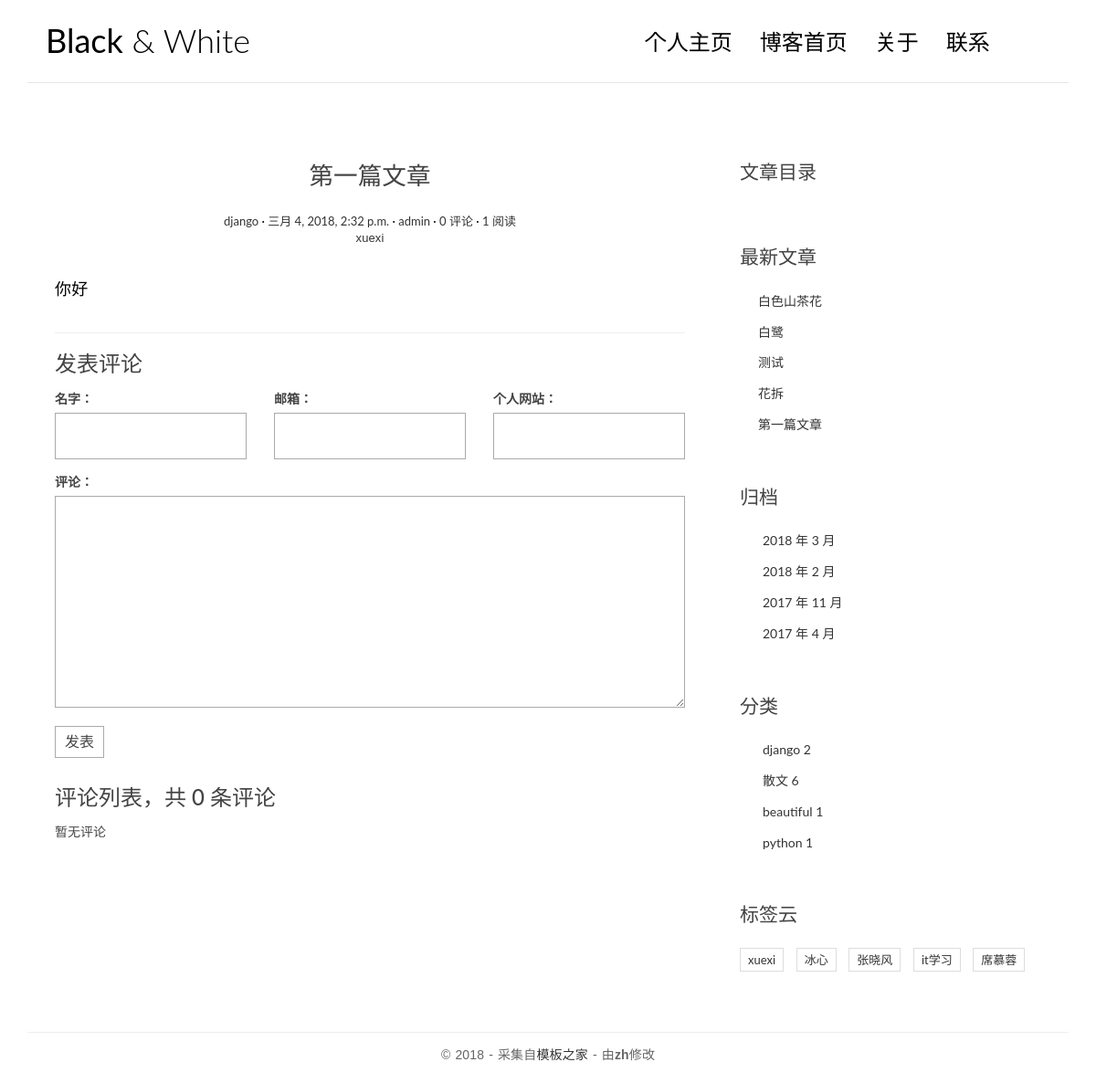
Page /blog/post/1/ on the committed database.
### apps/blog/models.py (models this page shows, shortened)
class Post(models.Model):
    title = models.CharField(max_length=70)
    body = models.TextField()
    created_time = models.DateTimeField()
    modified_time = models.DateTimeField()
    excerpt = models.CharField(max_length=200, blank=True) #文章摘要
    category = models.ForeignKey(Category)
    tags = models.ManyToManyField(Tag, blank=True)
    author = models.ForeignKey(User)
    views = models.PositiveIntegerField(default=0)
    class Meta:
        ordering = ['-created_time']
    def increase_views(self):
        self.views += 1
        self.save(update_fields=['views'])
    def save(self, *args, **kwargs):
        if not self.excerpt:
            md = markdown.Markdown(extensions=[
                'markdown.extensions.extra',
                'markdown.extensions.codehilite',
            ])
            self.excerpt = strip_tags(md.convert(self.body))[:50]
        super(Post, self).save(*args, **kwargs)

class Category(models.Model):
    name = models.CharField(max_length=100)

class Tag(models.Model):
    name = models.CharField(max_length=100)

### apps/blog/views.py (the view)
# urls.py: url(r'^post/(?P<pk>[0-9]+)/$', views.PostDetailView.as_view(), name='detail'),
class PostDetailView(DetailView):
    model = Post
    template_name = 'blog/detail.html'
    context_object_name = 'post'
    def get(self, request, *args, **kwargs):
        response = super(PostDetailView, self).get(request, *args, **kwargs)
        self.object.increase_views()
        return response
    def get_object(self, queryset=None):
        post = super(PostDetailView, self).get_object(queryset=None)
        md = markdown.Markdown(extensions=[
                                          'markdown.extensions.extra',
                                          'markdown.extensions.codehilite',
                                          TocExtension(slugify=slugify),
                                      ])
        post.body = md.convert(post.body)
        post.toc = md.toc
        return post
    def get_context_data(self, **kwargs):
        context= super(PostDetailView, self).get_context_data(**kwargs)
        form = CommentForm()
        comment_list = self.object.comment_set.all()
        context.update({
            'form': form,
            'comment_list': comment_list,
        })
        return context

### apps/comments/forms.py
class CommentForm(forms.ModelForm):
    class Meta:
        model = Comment
        fields = ['name', 'email', 'url', 'text']

### apps/blog/templatetags/blog_tags.py (called while the page is built)
@register.simple_tag
def get_recent_posts(num=5):
    return Post.objects.all()[:num]

@register.simple_tag
def archives():
    return Post.objects.dates('created_time', 'month', order='DESC')

@register.simple_tag
def get_categories():
    return Category.objects.all()

@register.simple_tag
def get_tags():
    return Tag.objects.all()

### templates/blog/detail.html (shortened to what this page needs)
{% extends "blog/base.html" %}
{% block main %}
    <article class="post post-{{ post.pk }}">
        <header class="entry-header">
            <h1 class="entry-title">{{ post.title }}</h1>
            <div class="entry-meta">
                <span class="post-category"><a href="{% url 'blog:category' post.category.pk %}">{{ post.category.name }}</a></span>
                <span class="post-date"><a href="{% url 'blog:archives' post.created_time.year post.created_time.month %}"><time class="entry-date"
                                                          datetime="{{ post.created_time }}">{{ post.created_time }}</time></a></span>
                <span class="post-author"><a href="#">{{ post.author }}</a></span>
                <span class="comments-link"><a href="{% url 'comments:post_comment' post.pk %}">{{ post.comment_set.count }} 评论</a></span>
                <span class="views-count"><a href="{% url 'blog:detail' post.pk %}">{{ post.views }} 阅读</a></span>
                <p class="post-tag">
                    {% for tag in post.tags.all %}
                    <span><a href="{% url 'blog:tag' tag.pk %}">{{ tag.name }}</a></span>
                    {% endfor %}
                </p>
            </div>
        </header>
        <div class="entry-content clearfix">
            {{ post.body|safe }}
        </div>
    </article>
    <section class="comment-area" id="comment-area">
        <hr>
        <h3>发表评论</h3>
        <form action="{% url 'comments:post_comment' post.pk %}" method="post" class="comment-form">
            <div class="row">
                <div class="col-md-4">
                    <label for="{{ form.name.id_for_label }}">名字：</label>
                    {{ form.name }}
                </div>
                <div class="col-md-4">
                    <label for="{{ form.email.id_for_label }}">邮箱：</label>
                    {{ form.email }}
                </div>
                <div class="col-md-4">
                    <label for="{{ form.url.id_for_label }}">个人网站：</label>
                    {{ form.url }}
                </div>
                <div class="col-md-12">
                    <label for="{{ form.text.id_for_label }}">评论：</label>
                    {{ form.text }}
                    <button type="submit" class="comment-btn">发表</button>
                </div>
            </div>
        </form>
        <div class="comment-list-panel">
            <h3>评论列表，共 <span>{{ post.comment_set.count }}</span> 条评论</h3>
            <ul class="comment-list list-unstyled">
                {% for comment in comment_list %}
                <li class="comment-item">
                    <span class="nickname">{{ comment.name }}</span>
                    <time class="submit-date">{{ comment.created_time }}</time>
                    <div class="text">
                        {{ comment.text }}
                    </div>
                </li>
                {% empty %}
                暂无评论
                {% endfor %}
            </ul>
        </div>
    </section>
{% endblock %}
{% block toc %}
    <div class="widget widget-content">
        <h3 class="widget-title">文章目录</h3>
    </div>
{% endblock %}

### templates/blog/base.html (shortened to what this page needs)
{% load staticfiles %}
{% load blog_tags %}
<!DOCTYPE html>
<html>
<head>
    <link rel="stylesheet" href="{% static 'blog/css/bootstrap.min.css' %}">
    <link rel="stylesheet" href="http://code.ionicframework.com/ionicons/2.0.1/css/ionicons.min.css">
    <link rel="stylesheet" href="{% static 'blog/css/pace.css' %}">
    <link rel="stylesheet" href="{% static 'blog/css/custom.css' %}">
    <link rel="stylesheet" href="{% static 'blog/css/highlights/github.css' %}">
</head>
<body>
<div class="container">
    <header id="site-header">
        <div class="row">
            <div class="col-md-4 col-sm-5 col-xs-8">
                <div class="logo">
                    <h1><a href="{% url 'blog:index' %}"><b>Black</b> &amp; White</a></h1>
                </div>
            </div>
            <div class="col-md-8 col-sm-7 col-xs-4">
                <nav class="main-nav" role="navigation">
                    <div class="collapse navbar-collapse" id="bs-example-navbar-collapse-1">
                        <ul class="nav navbar-nav navbar-right">
                            <li class="cl-effect-11"><a href="{% url 'main_app:home' %}" data-hover="个人主页">个人主页</a></li>
                            <li class="cl-effect-11"><a href="{% url 'blog:index' %}" data-hover="博客首页">博客首页</a></li>
                            <li class="cl-effect-11"><a href="{% url 'blog:about' %}" data-hover="关于">关于</a></li>
                            <li class="cl-effect-11"><a href="{% url 'blog:about' %}" data-hover="联系">联系</a></li>
                        </ul>
                    </div>
                </nav>
            </div>
        </div>
    </header>
</div>
<div class="content-body">
    <div class="container">
        <div class="row">
            <main class="col-md-8">
                {% block main %}
                {% endblock main %}
            </main>
            <aside class="col-md-4">
                {% block toc %}
                {% endblock %}
                <div class="widget widget-recent-posts">
                    <h3 class="widget-title">最新文章</h3>
                    {% get_recent_posts as recent_post_list %}
                    <ul>
                        {% for post in recent_post_list %}
                        <li>
                            <a href="{% url 'blog:detail' post.pk %}">{{ post.title }}</a>
                        </li>
                        {% empty %}
                        暂无文章!
                        {% endfor %}
                    </ul>
                </div>
                <div class="widget widget-archives">
                    <h3 class="widget-title">归档</h3>
                    {% archives as date_list %}
                    <ul>
                        {% for date in date_list %}
                        <li>
                            <a href="{% url 'blog:archives' date.year date.month %}">{{ date.year }} 年 {{ date.month }} 月</a>
                        </li>
                        {% endfor %}
                    </ul>
                </div>
                <div class="widget widget-category">
                    <h3 class="widget-title">分类</h3>
                    {% get_categories as category_list %}
                    <ul>
                        {% for category in category_list %}
                        <li>
                            <a href="{% url 'blog:category' category.pk %}">{{ category.name }} <span class="post-count">{{ category.post_set.count }}</span></a>
                        </li>
                        {% empty %}
                        暂无分类!
                        {% endfor %}
                    </ul>
                </div>
                <div class="widget widget-tag-cloud">
                    <h3 class="widget-title">标签云</h3>
                    {% get_tags as tag_list %}
                    <ul>
                        {% for tag in tag_list %}
                        <li>
                            <a href="{% url 'blog:tag' tag.pk %}">{{ tag.name }}</a>
                        </li>
                        {% empty %}
                        暂无标签!
                        {% endfor %}
                    </ul>
                </div>
            </aside>
        </div>
    </div>
</div>
<footer id="site-footer">
    <div class="container">
        <div class="row">
            <div class="col-md-12">
                <p class="copyright">&copy 2018 - 采集自<a href="http://www.cssmoban.com/"
                                                        target="_blank" >模板之家</a>
                    - 由<strong>zh</strong>修改
                </p>
            </div>
        </div>
    </div>
</footer>
</body>
</html>

### static/blog/css/custom.css (style rules this page uses)
* { outline: none; }
h1, h2, h3, h4, h5, h6 { margin-top: 0; }
b { font-weight: 400; }
a { color: #333; }
body { color: #444; font-family: 'Lato', sans-serif; }
p { font-family: 'Ubuntu', sans-serif; font-weight: 400; word-spacing: 1px; letter-spacing: 0.01em; }
#site-header { background-color: #FFF; padding: 25px 20px; margin-bottom: 40px; border-bottom: 1px solid #e7e7e7; }
.logo h1 a { color: #000; }
.logo h1 { margin: 0; font-family: 'Lato', sans-serif; font-weight: 300; }
.main-nav { margin-top: 11px; max-width: 95%; }
.main-nav a { color: #000000 !important; padding: 0 0 5px 0 !important; margin-right: 30px; font-family: 'Lato', sans-serif; font-weight: 300; font-size: 24px; }
.cl-effect-11 a { padding: 10px 0; color: #0972b4; text-shadow: none; }
.cl-effect-11 a::before { position: absolute; top: 0; left: 0; overflow: hidden; padding: 0 0 5px 0 !important; max-width: 0; border-bottom: 1px solid #000; color: #000; content: attr(data-hover); white-space: nowrap; -webkit-transition: max-width 0.5s; -moz-transition: max-width 0.5s; transition: max-width 0.5s; }
.content-body { padding-bottom: 4em; }
.post { background: #fff; padding: 30px 30px 0; }
.entry-title { text-align: center; font-size: 1.9em; margin-bottom: 20px; line-height: 1.6; padding: 10px 20px 0; }
.entry-meta { text-align: center; color: #DDDDDD; font-size: 13px; margin-bottom: 30px; }
.entry-content { font-size: 18px; line-height: 1.9; font-weight: 300; color: #000; }
.post-category::after, .post-date::after, .post-author::after, .comments-link::after { content: ' ·'; color: #000; }
.widget { background: #fff; padding: 30px 0 0; }
.widget-title { font-size: 1.5em; margin-bottom: 20px; line-height: 1.6; padding: 10px 0 0; font-weight: 400; }
.widget-recent-posts ul { padding: 0; margin: 0; padding-left: 20px; }
.widget-recent-posts ul li { list-style-type: none; position: relative; line-height: 170%; margin-bottom: 10px; }
.widget-recent-posts ul li::before { content: '\f3d3'; font-family: "Ionicons"; position: absolute; left: -17px; top: 3px; font-size: 16px; color: #000; }
.widget-archives ul { padding: 0; margin: 0; padding-left: 25px; }
.widget-archives ul li { list-style-type: none; position: relative; line-height: 170%; margin-bottom: 10px; }
.widget-archives ul li::before { content: '\f3f3'; font-family: "Ionicons"; position: absolute; left: -25px; top: 1px; font-size: 16px; color: #000; }
.widget-category ul { padding: 0; margin: 0; padding-left: 25px; }
.widget-category ul li { list-style-type: none; position: relative; line-height: 170%; margin-bottom: 10px; }
.widget-category ul li::before { content: '\f3fe'; font-family: "Ionicons"; position: absolute; left: -25px; top: 1px; font-size: 18px; color: #000; }
.widget-tag-cloud ul { padding: 0; margin: 0; margin-right: -10px; }
.widget-tag-cloud ul li { list-style-type: none; font-size: 13px; display: inline-block; margin-right: 10px; margin-bottom: 10px; padding: 3px 8px; border: 1px solid #ddd; }
#site-footer { padding-top: 10px; padding: 0 0 1.5em 0; }
.copyright { text-align: center; padding-top: 1em; margin: 0; border-top: 1px solid #eee; color: #666; }
.contact-form input, .comment-form input { border: 1px solid #aaa; margin-bottom: 15px; width: 100%; padding: 15px 15px; font-size: 16px; line-height: 100%; transition: 0.4s border-color linear; }
.contact-form textarea, .comment-form textarea { border: 1px solid #aaa; margin-bottom: 15px; width: 100%; padding: 15px 15px; font-size: 16px; line-height: 20px !important; min-height: 183px; transition: 0.4s border-color linear; }
.comment-area { padding: 0 30px 0; }
.comment-form { margin-top: 15px; }
.comment-form .comment-btn { background-color: #fff; border: 1px solid #aaa; font-size: 16px; padding: 5px 10px; }
.comment-list-panel { margin-top: 30px; }
.comment-list { margin-top: 15px; }

### rows in the picture
Post: title "第一篇文章", category.name "django", created_time "三月 4, 2018, 2:32 p.m.", author "admin", comment_set.count "0", views "1", body "你好"
Tag: name "xuexi"
Post: title "白色山茶花"
Post: title "白鹭"
Post: title "测试"
Post: title "花拆"
Category: name "django", post_set.count "2"
Category: name "散文", post_set.count "6"
Category: name "beautiful", post_set.count "1"
Category: name "python", post_set.count "1"
Tag: name "冰心"
Tag: name "张晓风"
Tag: name "it学习"
Tag: name "席慕蓉"

### other values in the picture
{{ date.year }} "2018" "2018" "2017" "2017"
{{ date.month }} "3" "2" "11" "4"
